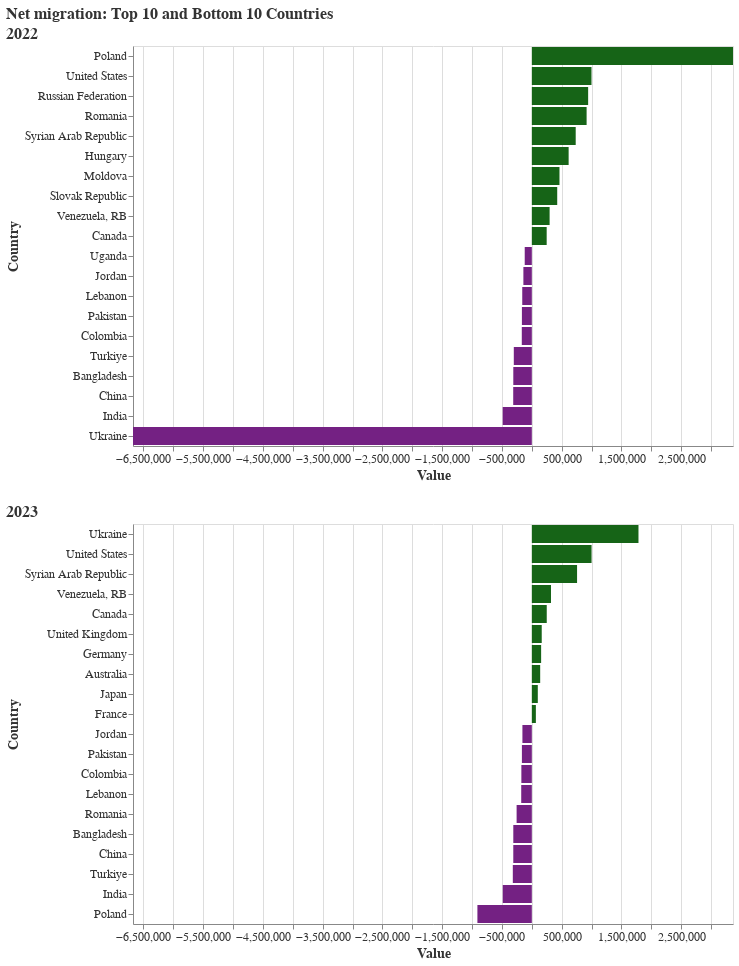

Notebook code cell kept with this figure:
### Code cell
def bars_twoyears(series, year):
    initial_year = top_bottom_bars(series, year)
    year_before = top_bottom_bars(series, year - 1)

    min_value = min(initial_year.data['Value'].min(), year_before.data['Value'].min())
    max_value = max(initial_year.data['Value'].max(), year_before.data['Value'].max())

    # Update the x-axis scale for both charts
    xaxis = x=alt.X('Value:Q', scale=alt.Scale(domain=[min_value, max_value]))
    initial_year = initial_year.encode(xaxis)
    
    year_before = year_before.encode(xaxis)

    # Concatenate both charts
    final_chart = alt.vconcat(
        year_before,
        initial_year
    ).properties(title=f'{series}: Top 10 and Bottom 10 Countries')
    
    final_chart.display()

bars_twoyears('Net migration', 2023)

### Figure 1 — Vega specification as saved in the notebook (floating-point values rounded to 4 significant figures)
{"$schema": "https://vega.github.io/schema/vega/v5.json", "data": [{"name": "source_0"}, {"name": "source_1"}, {"name": "data_0", "values": [{"Country": "Poland", "Value": 3366000.0, "Value_end": 3366000.0, "Value_start": 0.0}, {"Country": "United States", "Value": 998500.0, "Value_end": 998500.0, "Value_start": 0.0}, {"Country": "Russian Federation", "Value": 942400.0, "Value_end": 942400.0, "Value_start": 0.0}, {"Country": "Romania", "Value": 916800.0, "Value_end": 916800.0, "Value_start": 0.0}, {"Country": "Syrian Arab Republic", "Value": 734300.0, "Value_end": 734300.0, "Value_start": 0.0}, {"Country": "Hungary", "Value": 616000.0, "Value_end": 616000.0, "Value_start": 0.0}, {"Country": "Moldova", "Value": 462900.0, "Value_end": 462900.0, "Value_start": 0.0}, {"Country": "Slovak Republic", "Value": 425000.0, "Value_end": 425000.0, "Value_start": 0.0}, {"Country": "Venezuela, RB", "Value": 297700.0, "Value_end": 297700.0, "Value_start": 0.0}, {"Country": "Canada", "Value": 248600.0, "Value_end": 248600.0, "Value_start": 0.0}, {"Country": "Ukraine", "Value": -6674000.0, "Value_end": -6674000.0, "Value_start": 0.0}, {"Country": "India", "Value": -487300.0, "Value_end": -487300.0, "Value_start": 0.0}, {"Country": "China", "Value": -311400.0, "Value_end": -311400.0, "Value_start": 0.0}, {"Country": "Bangladesh", "Value": -310000.0, "Value_end": -310000.0, "Value_start": 0.0}, {"Country": "Turkiye", "Value": -301600.0, "Value_end": -301600.0, "Value_start": 0.0}, {"Country": "Colombia", "Value": -167900.0, "Value_end": -167900.0, "Value_start": 0.0}, {"Country": "Pakistan", "Value": -166000.0, "Value_end": -166000.0, "Value_start": 0.0}, {"Country": "Lebanon", "Value": -160200.0, "Value_end": -160200.0, "Value_start": 0.0}, {"Country": "Jordan", "Value": -141200.0, "Value_end": -141200.0, "Value_start": 0.0}, {"Country": "Uganda", "Value": -118800.0, "Value_end": -118800.0, "Value_start": 0.0}]}, {"name": "data_1", "values": [{"Country": "Ukraine", "Value": 1785000.0, "Value_end": 1785000.0, "Value_start": 0.0}, {"Country": "United States", "Value": 999700.0, "Value_end": 999700.0, "Value_start": 0.0}, {"Country": "Syrian Arab Republic", "Value": 757100.0, "Value_end": 757100.0, "Value_start": 0.0}, {"Country": "Venezuela, RB", "Value": 321100.0, "Value_end": 321100.0, "Value_start": 0.0}, {"Country": "Canada", "Value": 249700.0, "Value_end": 249700.0, "Value_start": 0.0}, {"Country": "United Kingdom", "Value": 165800.0, "Value_end": 165800.0, "Value_start": 0.0}, {"Country": "Germany", "Value": 155800.0, "Value_end": 155800.0, "Value_start": 0.0}, {"Country": "Australia", "Value": 140000.0, "Value_end": 140000.0, "Value_start": 0.0}, {"Country": "Japan", "Value": 99990.0, "Value_end": 99990.0, "Value_start": 0.0}, {"Country": "France", "Value": 67760.0, "Value_end": 67760.0, "Value_start": 0.0}, {"Country": "Poland", "Value": -910500.0, "Value_end": -910500.0, "Value_start": 0.0}, {"Country": "India", "Value": -486100.0, "Value_end": -486100.0, "Value_start": 0.0}, {"Country": "Turkiye", "Value": -318100.0, "Value_end": -318100.0, "Value_start": 0.0}, {"Country": "China", "Value": -310200.0, "Value_end": -310200.0, "Value_start": 0.0}, {"Country": "Bangladesh", "Value": -310000.0, "Value_end": -310000.0, "Value_start": 0.0}, {"Country": "Romania", "Value": -254600.0, "Value_end": -254600.0, "Value_start": 0.0}, {"Country": "Lebanon", "Value": -177300.0, "Value_end": -177300.0, "Value_start": 0.0}, {"Country": "Colombia", "Value": -175100.0, "Value_end": -175100.0, "Value_start": 0.0}, {"Country": "Pakistan", "Value": -166000.0, "Value_end": -166000.0, "Value_start": 0.0}, {"Country": "Jordan", "Value": -157400.0, "Value_end": -157400.0, "Value_start": 0.0}]}, {"name": "source_0_concat_0_y_domain_Country", "values": [{"Country": "Poland", "sort_field": 3366000.0}, {"Country": "United States", "sort_field": 998500.0}, {"Country": "Russian Federation", "sort_field": 942400.0}, {"Country": "Romania", "sort_field": 916800.0}, {"Country": "Syrian Arab Republic", "sort_field": 734300.0}, {"Country": "Hungary", "sort_field": 616000.0}, {"Country": "Moldova", "sort_field": 462900.0}, {"Country": "Slovak Republic", "sort_field": 425000.0}, {"Country": "Venezuela, RB", "sort_field": 297700.0}, {"Country": "Canada", "sort_field": 248600.0}, {"Country": "Ukraine", "sort_field": -6674000.0}, {"Country": "India", "sort_field": -487300.0}, {"Country": "China", "sort_field": -311400.0}, {"Country": "Bangladesh", "sort_field": -310000.0}, {"Country": "Turkiye", "sort_field": -301600.0}, {"Country": "Colombia", "sort_field": -167900.0}, {"Country": "Pakistan", "sort_field": -166000.0}, {"Country": "Lebanon", "sort_field": -160200.0}, {"Country": "Jordan", "sort_field": -141200.0}, {"Country": "Uganda", "sort_field": -118800.0}]}, {"name": "source_1_concat_1_y_domain_Country", "values": [{"Country": "Ukraine", "sort_field": 1785000.0}, {"Country": "United States", "sort_field": 999700.0}, {"Country": "Syrian Arab Republic", "sort_field": 757100.0}, {"Country": "Venezuela, RB", "sort_field": 321100.0}, {"Country": "Canada", "sort_field": 249700.0}, {"Country": "United Kingdom", "sort_field": 165800.0}, {"Country": "Germany", "sort_field": 155800.0}, {"Country": "Australia", "sort_field": 140000.0}, {"Country": "Japan", "sort_field": 99990.0}, {"Country": "France", "sort_field": 67760.0}, {"Country": "Poland", "sort_field": -910500.0}, {"Country": "India", "sort_field": -486100.0}, {"Country": "Turkiye", "sort_field": -318100.0}, {"Country": "China", "sort_field": -310200.0}, {"Country": "Bangladesh", "sort_field": -310000.0}, {"Country": "Romania", "sort_field": -254600.0}, {"Country": "Lebanon", "sort_field": -177300.0}, {"Country": "Colombia", "sort_field": -175100.0}, {"Country": "Pakistan", "sort_field": -166000.0}, {"Country": "Jordan", "sort_field": -157400.0}]}], "signals": [{"name": "childHeight", "value": 400}], "marks": [{"type": "group", "name": "concat_0_group", "encode": {"update": {"height": {"signal": "childHeight"}, "width": {"signal": "width"}}}, "marks": [{"type": "rect", "name": "concat_0_marks", "from": {"data": "data_0"}, "encode": {"update": {"x2": {"field": "Value_start", "scale": "concat_0_x"}, "y": {"field": "Country", "scale": "concat_0_y"}, "height": {"signal": "max(0.25, bandwidth('concat_0_y'))"}, "tooltip": {"signal": "{\"Country\": isValid(datum[\"Country\"]) ? datum[\"Country\"] : \"\"+datum[\"Country\"], \"Value\": format(datum[\"Value\"], \"\")}"}, "fill": [{"value": "#166417", "test": "(datum['Value'] > 0)"}, {"value": "#742183"}], "x": {"field": "Value_end", "scale": "concat_0_x"}}}, "style": ["bar"]}], "axes": [{"scale": "concat_0_x", "gridScale": "concat_0_y", "aria": false, "domain": false, "minExtent": 0, "tickCount": {"signal": "ceil(width/40)"}, "grid": true, "labels": false, "maxExtent": 0, "orient": "bottom", "ticks": false, "zindex": 0}, {"scale": "concat_0_x", "tickCount": {"signal": "ceil(width/40)"}, "grid": false, "title": "Value", "labelFlush": true, "labelOverlap": true, "zindex": 0, "orient": "bottom"}, {"scale": "concat_0_y", "orient": "left", "title": "Country", "grid": false, "zindex": 0}], "title": {"text": "2022", "anchor": "start"}, "style": "cell"}, {"type": "group", "name": "concat_1_group", "encode": {"update": {"height": {"signal": "childHeight"}, "width": {"signal": "width"}}}, "marks": [{"type": "rect", "name": "concat_1_marks", "from": {"data": "data_1"}, "encode": {"update": {"tooltip": {"signal": "{\"Country\": isValid(datum[\"Country\"]) ? datum[\"Country\"] : \"\"+datum[\"Country\"], \"Value\": format(datum[\"Value\"], \"\")}"}, "height": {"signal": "max(0.25, bandwidth('concat_1_y'))"}, "x": {"field": "Value_end", "scale": "concat_1_x"}, "x2": {"field": "Value_start", "scale": "concat_1_x"}, "fill": [{"value": "#166417", "test": "(datum['Value'] > 0)"}, {"value": "#742183"}], "y": {"field": "Country", "scale": "concat_1_y"}}}, "style": ["bar"]}], "axes": [{"scale": "concat_1_x", "labels": false, "grid": true, "tickCount": {"signal": "ceil(width/40)"}, "aria": false, "orient": "bottom", "minExtent": 0, "ticks": false, "zindex": 0, "domain": false, "gridScale": "concat_1_y", "maxExtent": 0}, {"scale": "concat_1_x", "title": "Value", "orient": "bottom", "tickCount": {"signal": "ceil(width/40)"}, "grid": false, "labelFlush": true, "labelOverlap": true, "zindex": 0}, {"scale": "concat_1_y", "orient": "left", "title": "Country", "grid": false, "zindex": 0}], "title": {"text": "2023", "anchor": "start"}, "style": "cell"}], "scales": [{"name": "concat_0_x", "type": "linear", "domain": [-6673580, 3366387], "range": [0, {"signal": "width"}], "zero": true}, {"name": "concat_0_y", "type": "band", "domain": {"data": "source_0_concat_0_y_domain_Country", "field": "Country", "sort": {"op": "max", "field": "sort_field", "order": "descending"}}, "range": [0, {"signal": "childHeight"}], "paddingInner": 0.1, "paddingOuter": 0.05}, {"name": "concat_1_x", "type": "linear", "domain": [-6673580, 3366387], "range": [0, {"signal": "width"}], "zero": true}, {"name": "concat_1_y", "type": "band", "domain": {"data": "source_1_concat_1_y_domain_Country", "field": "Country", "sort": {"op": "max", "field": "sort_field", "order": "descending"}}, "range": [0, {"signal": "childHeight"}], "paddingOuter": 0.05, "paddingInner": 0.1}], "title": {"text": "Net migration: Top 10 and Bottom 10 Countries", "anchor": "start"}, "layout": {"padding": 20, "columns": 1, "bounds": "full", "align": "each"}, "config": {"range": {"category": ["#742183", "#166417", "#f8c7cc", "#edae49", "#81a684", "#113447", "#AACEBE", "#c6e2e9", "#2c8c99", "#73eedc"], "diverging": {"scheme": "purplegreen"}, "heatmap": {"scheme": "purplegreen"}}, "axis": {"labelFontSize": 12, "titleFontSize": 14, "labelFont": "Arial", "titleFont": "Arial", "labelColor": "#333333", "titleColor": "#333333"}, "legend": {"labelFontSize": 10, "titleFontSize": 12, "labelFont": "Arial", "titleFont": "Arial"}, "style": {"cell": {"width": 600, "height": 400}, "group-title": {"fontSize": 16, "font": "Helvetica", "fill": "#333333"}}}, "padding": 5, "background": "white", "width": 600}
